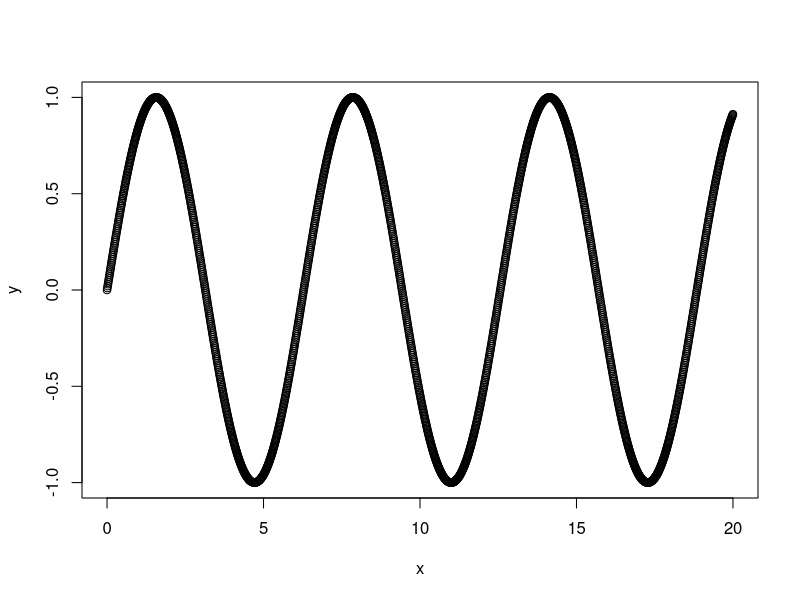

This chart was generated by the following R code:
## ---- chunk 1
knitr::opts_chunk$set(echo = TRUE)
## ---- chunk 2
x<-seq(0,20,0.01)
x
## ---- chunk 3
y<-sin(x)
y
## ---- chunk 4
sin_df<-data.frame(x,y)
head(sin_df,3)
## ---- chunk 5
plot(sin_df)
